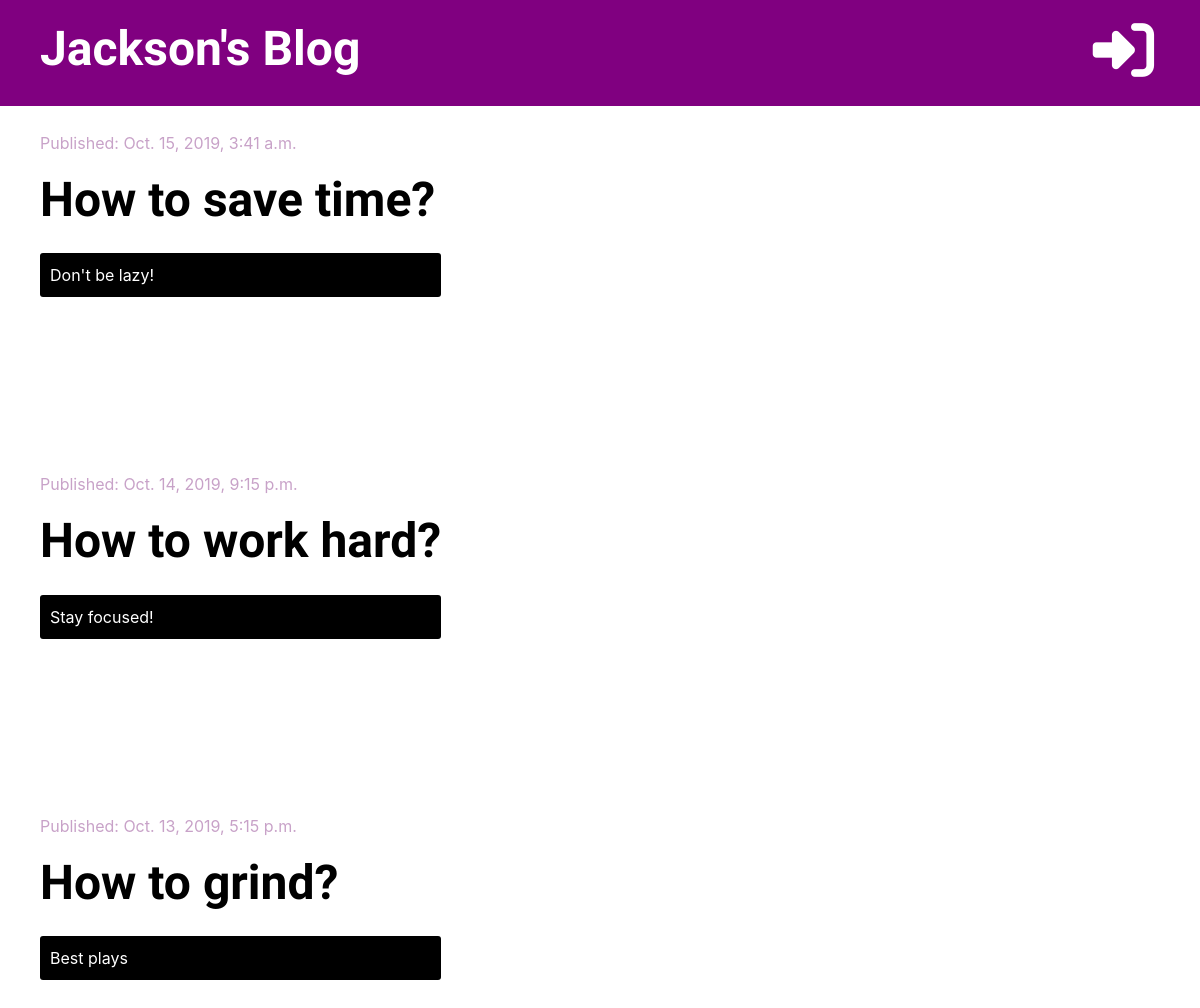
The app's page /, older data.
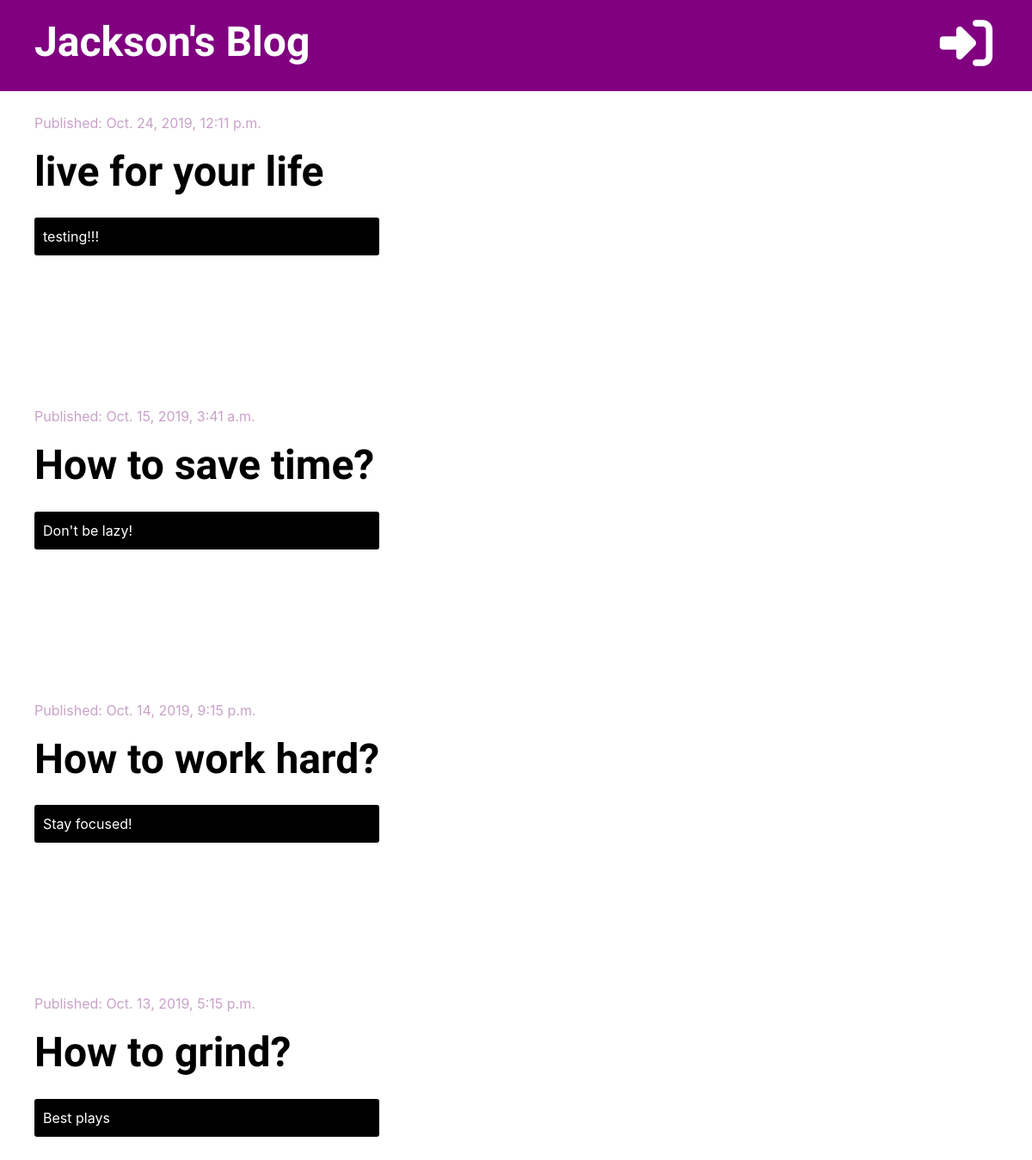
The same page, newer data.
### blog/models.py (models this page shows, shortened)
class Post(models.Model):
    author = models.ForeignKey('auth.User', on_delete=models.CASCADE)
    title = models.CharField(max_length=200)
    text = models.TextField()
    created_date = models.DateTimeField(default=timezone.now)
    published_date = models.DateTimeField(blank=True, null=True)

### blog/views.py (the view)
# urls.py: path('', views.post_list, name='post_list'),
def post_list(request):
    posts = Post.objects.filter(published_date__lte=timezone.now()).order_by('-published_date')
    stuff_for_frontend = {'posts': posts}
    return render(request, 'blog/post_list.html', stuff_for_frontend)

### blog/templates/blog/post_list.html (shortened to what this page needs)
{% extends 'blog/base.html' %}
{% block content %}
    {% for post in posts %}
        <div class="post">
            <div class="date">
                <p>Published: {{ post.published_date }}</p>
            </div>
            <h1><a href="{% url 'post_detail' pk=post.pk %}">{{ post.title }}</a></h1>
            <p class="text">{{ post.text|truncatechars:50|linebreaksbr }}</p>
        </div>
    {% endfor %}
{% endblock %}

Row changes from the older to the newer data that the page shows:
added Post: published_date "Oct. 24, 2019, 12:11 p.m.", title "live for your life", text "testing!!!"
